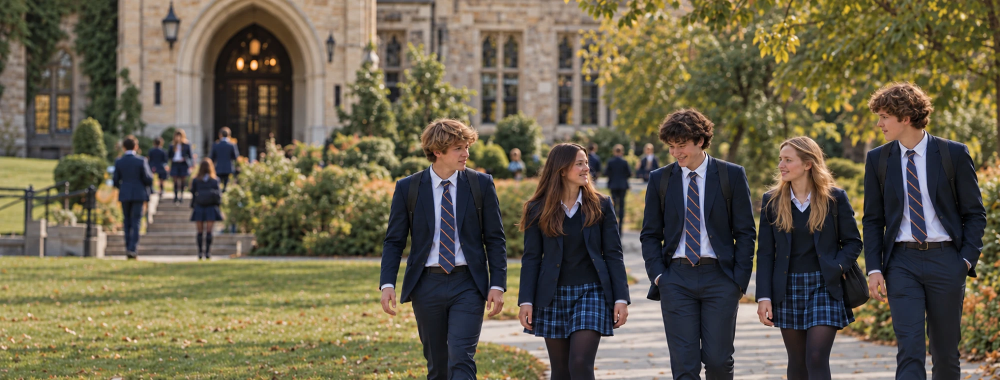
#> input picture scripts/fuentes/hero-arco-2-base.webp, 2000 x 760 px (shown at 1/2 size)
$ python componer-hero-alumno-central.py
#> lines starting #> are read from the running program, lines starting #| are printed output that depends on the picture; after the words box and inside, x2 and y2 are one past the last pixel; in counts of white or black regions, pixels touching at a corner belong together
#!/usr/bin/env python3
# Compone la foto del hero de la home (05-10-2026): la foto base «alumnos más lejos» con la CABEZA del alumno central
# sustituida por una versión más natural (pelo con mechones y piel con textura), y escribe el origen que usa
# scripts/generar-hero-colegio.py (scripts/_cache/hero-arco-2-origen.png, ignorado por git).
#
#   pip install opencv-python-headless numpy pillow            (solo hace falta para este paso)
#   python3 scripts/componer-hero-alumno-central.py
#
# Por qué: en la foto base la cabeza del alumno central (≈110 px) salió con la piel lisa y el pelo «pintado», y a pantalla
# completa se veía artificial. El usuario regeneró en ChatGPT un recorte de 260×260 px de la base (cabeza y hombros) y este
# script pega SOLO la cabeza y el cuello sobre la foto base; los otros cuatro alumnos, la ropa, la corbata y el fondo son
# los píxeles de la base. Sin reescalado con IA, sin enfoque, sin grano y sin retoque de color (norma de las fotos del hero).
#
# Fuentes (scripts/fuentes/):
#   hero-arco-2-base.webp            2000×760, foto base (ChatGPT, ampliada desde hero-arco-origen.png)
#   hero-arco-2-cabeza-central.webp  1254×1254, recorte de la base regenerado en ChatGPT (cabeza y hombros del alumno central)
#   hero-arco-2-mascara-cabeza.png   1254×1254, cabeza + pelo + cuello de la versión nueva (GrabCut de OpenCV)
#   hero-arco-2-mascara-base.png     800×680 (= 200×170 px a ×4 desde el punto (1270,190) de la base), cabeza de la base
# Si se rehace la cabeza (otra versión de ChatGPT), hay que rehacer también las dos máscaras y la matriz M (ver abajo).
import os
import cv2
import numpy as np
from PIL import Image

HERE = os.path.dirname(os.path.abspath(__file__))
FUENTES = os.path.join(HERE, 'fuentes')
SALIDA = os.path.join(HERE, '_cache', 'hero-arco-2-origen.png')

# Semejanza (escala, giro y traslación) que lleva la cabeza nueva (1254×1254) a las coordenadas de la base (2000×760).
# Ajustada por mínimos cuadrados con 7 puntos (ojos, nariz, boca, comisura, barbilla y oreja): error ≤ 2,5 px, giro −0,6°.
M = np.array([[0.1674677960351328, 0.0016098076414965633, 1271.1224257047975],
              [-0.0016098076414965633, 0.1674677960351328, 199.9268596783315]])
# La máscara de la base cubre el recorte (x 1270..1470, y 190..360). La zona permitida corta por debajo del cuello,
# justo encima del nudo de la corbata, para no tocar ni la corbata ni la chaqueta de la base.
BASE_RECORTE = (1270, 190, 200, 170)   # x, y, ancho, alto
ZONA_PERMITIDA = [(1280, 185), (1470, 185), (1470, 333), (1430, 343), (1380, 344), (1345, 342), (1300, 336), (1280, 330)]
DIFUMINADO = 1.3   # σ en px de la base: borde suave entre la cabeza nueva y el fondo


def cargar(ruta):
#> called with ruta = 'scripts/fuentes/hero-arco-2-base.webp'
    return cv2.cvtColor(np.array(Image.open(ruta).convert('RGB')), cv2.COLOR_RGB2BGR)


def reducir_y_mover(img, tam, interpolacion, borde=cv2.BORDER_REPLICATE):
    """Reduce al tamaño final con INTER_AREA (promedio real, sin aliasing en el pelo) y aplica solo el resto del movimiento."""
    s = float(np.hypot(M[0, 0], M[1, 0]))
    ns = (max(1, round(img.shape[1] * s)), max(1, round(img.shape[0] * s)))
    pequena = cv2.resize(img, ns, interpolation=cv2.INTER_AREA)
    sa = ns[0] / img.shape[1]
    A = np.hstack([M[:, :2] / sa, M[:, 2:3]]).astype(np.float32)
    return cv2.warpAffine(pequena, A, tam, flags=interpolacion, borderMode=borde, borderValue=0)


def componer():
    base = cargar(os.path.join(FUENTES, 'hero-arco-2-base.webp'))
    cabeza = cargar(os.path.join(FUENTES, 'hero-arco-2-cabeza-central.webp'))
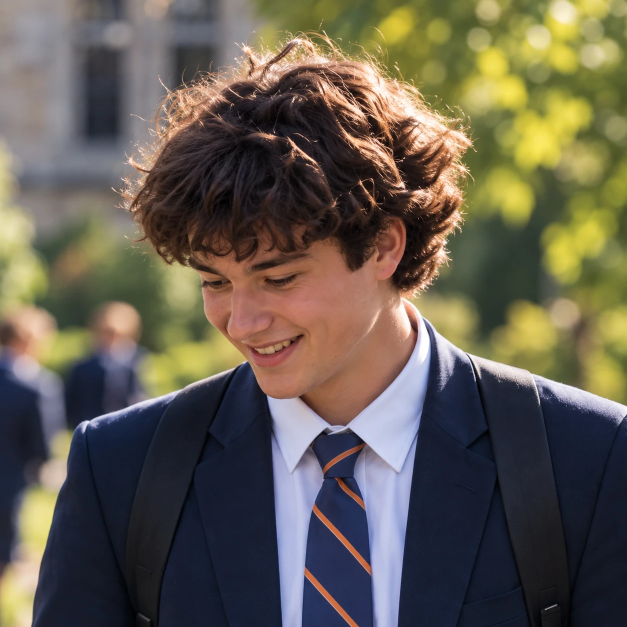
#> input picture scripts/fuentes/hero-arco-2-cabeza-central.webp, 1254 x 1254 px (shown at 1/2 size)
    H, W = base.shape[:2]
#> H = 760; W = 2000
    m_nueva = cv2.imread(os.path.join(FUENTES, 'hero-arco-2-mascara-cabeza.png'), 0) > 0
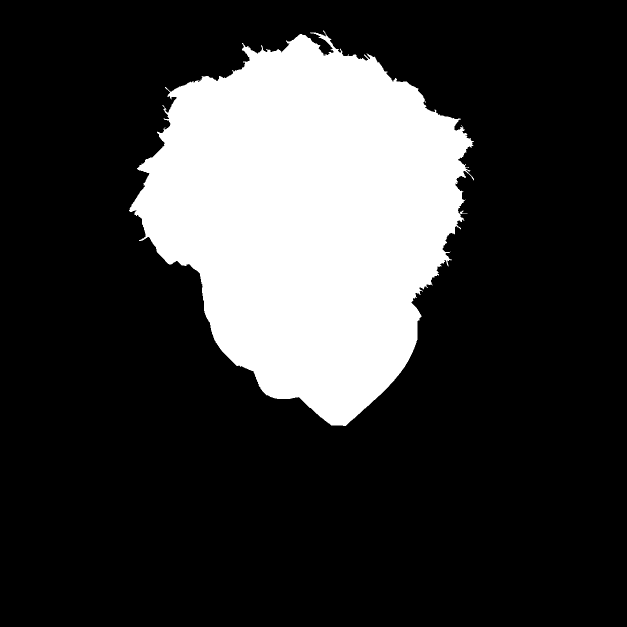
#> input picture scripts/fuentes/hero-arco-2-mascara-cabeza.png, 1254 x 1254 px (shown at 1/2 size)
#> m_nueva: shape (1254, 1254) bool; 21.9% white; 1 white region, box (x1, y1, x2, y2) and area: (258, 61, 948, 852) 344671
    m_base_c = cv2.imread(os.path.join(FUENTES, 'hero-arco-2-mascara-base.png'), 0) > 0
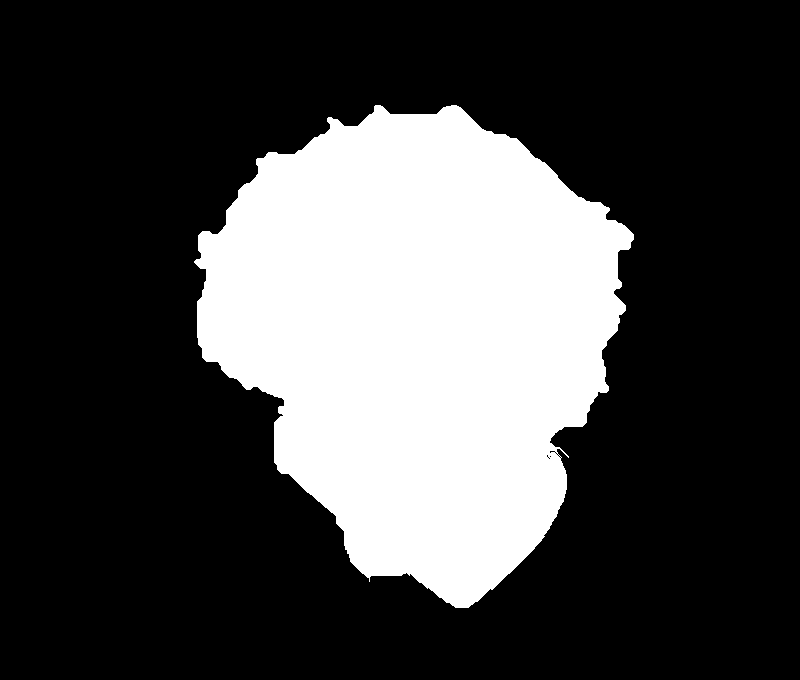
#> input picture scripts/fuentes/hero-arco-2-mascara-base.png, 800 x 680 px
#> m_base_c: shape (680, 800) bool; 27.1% white; 1 white region, box (x1, y1, x2, y2) and area: (194, 105, 634, 608) 147306

    nueva = reducir_y_mover(cabeza, (W, H), cv2.INTER_LANCZOS4)
#> in reducir_y_mover, `return cv2.warpAffine(pequena, A, tam, flags=interpolacion, borderMode..`:
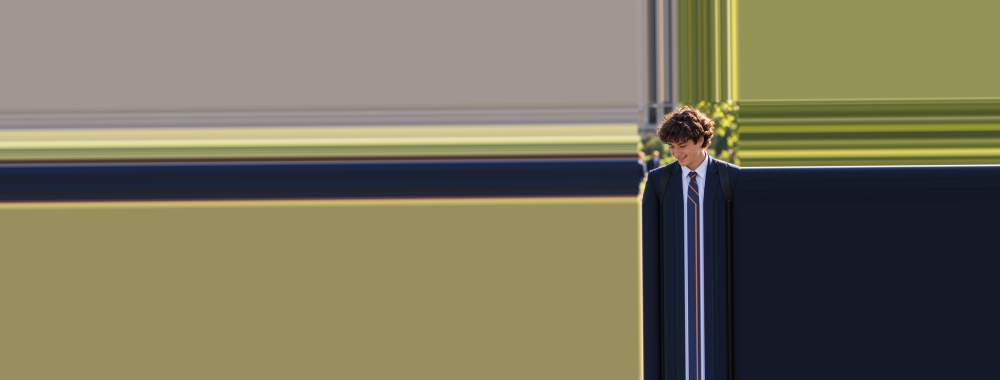
#> returned value: shape (760, 2000, 3) (shown at 1/2 size); mean of channels 0, 1, 2 92.5, 114.8, 120.2; drawn as B, G, R
    fm = reducir_y_mover(m_nueva.astype(np.float32), (W, H), cv2.INTER_LINEAR, cv2.BORDER_CONSTANT)
#> call 2 of reducir_y_mover, with tam = (2000, 760), interpolacion = 1, borde = 0
#> in reducir_y_mover (call 2), `pequena = cv2.resize(img, ns, interpolation=cv2.INTER_AREA)`:
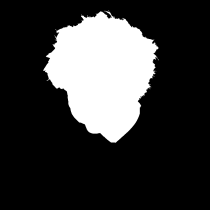
#> pequena: shape (210, 210) float32; min 0, max 1, mean 0.219
#> in reducir_y_mover (call 2), `return cv2.warpAffine(pequena, A, tam, flags=interpolacion, borderMode..`:
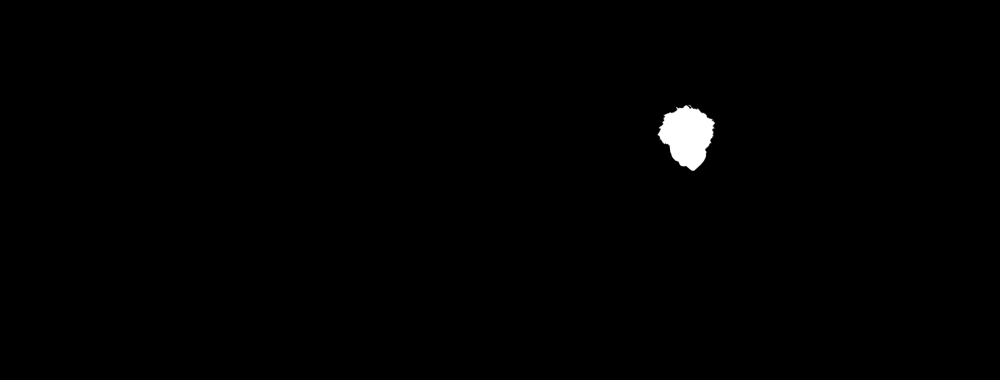
#> returned value: shape (760, 2000) float32 (shown at 1/2 size); min 0, max 1, mean 0.00636
    x, y, w, h = BASE_RECORTE
    fb = np.zeros((H, W), np.float32)
    fb[y:y + h, x:x + w] = cv2.resize(m_base_c.astype(np.float32), (w, h), interpolation=cv2.INTER_AREA)

    # unión de las dos cabezas (para no dejar restos de la antigua), un píxel de margen y borde suave
    union = cv2.dilate(np.maximum(fm, fb), cv2.getStructuringElement(cv2.MORPH_ELLIPSE, (3, 3)))
    permitida = np.zeros((H, W), np.float32)
    cv2.fillPoly(permitida, [np.array(ZONA_PERMITIDA, np.int32)], 1.0)
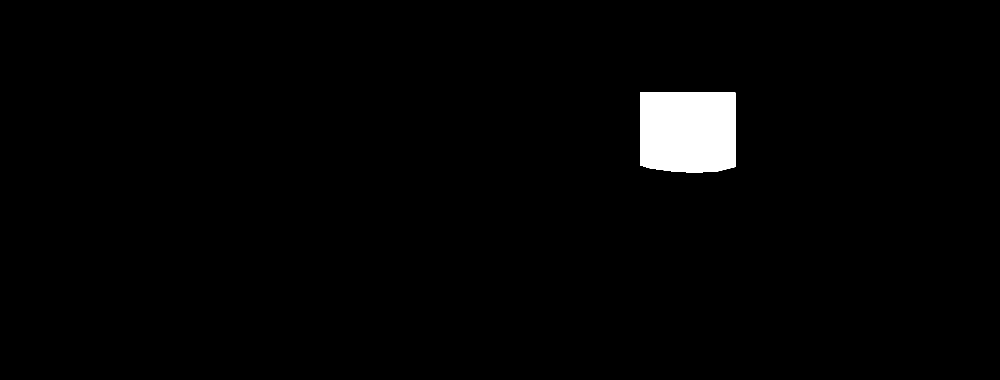
#> permitida: shape (760, 2000) float32 (shown at 1/2 size); values 0 (black) and 1 (white), 2% white; 1 white region, box (x1, y1, x2, y2) and area: (1280, 185, 1471, 345) 29807
    a = np.clip(cv2.GaussianBlur(union * permitida, (0, 0), DIFUMINADO), 0, 1)[..., None]
    salida = base.astype(np.float32) * (1 - a) + nueva.astype(np.float32) * a
    return np.clip(salida, 0, 255).astype(np.uint8)
#> returned value: shape (760, 2000, 3)


if __name__ == '__main__':
    os.makedirs(os.path.dirname(SALIDA), exist_ok=True)
    cv2.imwrite(SALIDA, componer())
    print('→', SALIDA)
